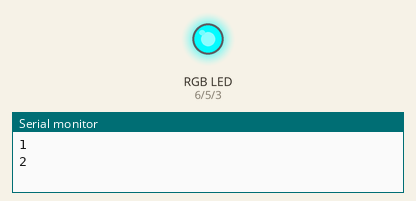
Bench run of a sketch on a simulated Arduino Uno, built with avr-gcc and run on an emulated ATmega328P. On the bench: an RGB LED mixed from three pins (HIGH = lit), the last lines printed to the serial monitor.

Above: at 0.05 s.
At 1.75 s:
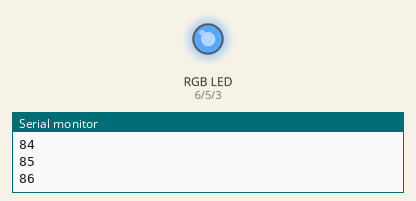
At 3.55 s:
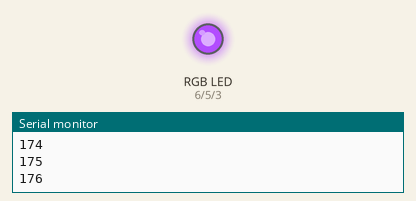
At 7.15 s:
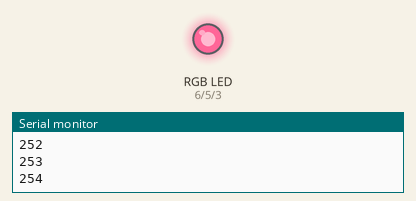
At 10.75 s:
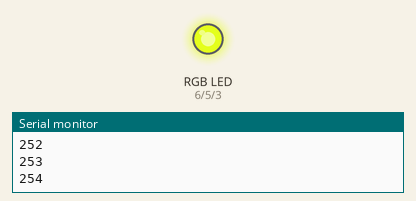
At 14.35 s:
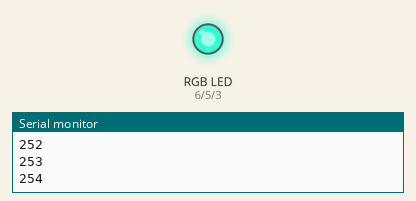
Timing chart, 0 to 19.9 s (numbered marks = the images above):
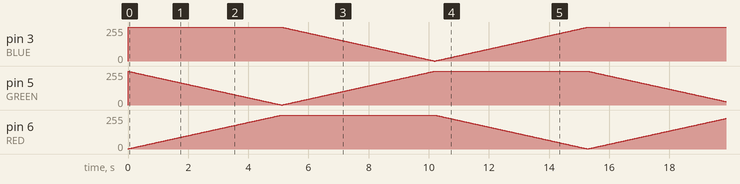

The sketch:

AlternateRobotLed.ino
```cpp
#define GREEN 5
#define BLUE 3
#define RED 6
#define delayTime 20

void setup() {
  Serial.begin(9600);
  pinMode(GREEN, OUTPUT);
  pinMode(BLUE, OUTPUT);
  pinMode(RED, OUTPUT);
  digitalWrite(GREEN, HIGH);
  digitalWrite(BLUE, HIGH);
  digitalWrite(RED, HIGH);
}

int redVal;
int blueVal;
int greenVal;
void loop() {
    redVal = 254;
    blueVal = 1;
    greenVal = 1;


    for(int i = 1; i <= 254; i += 1) {
       greenVal += 1;
      redVal -= 1;
      analogWrite(GREEN, 255 - greenVal);
      analogWrite(RED, 255 - redVal);
      delay(delayTime);
      Serial.println(i);
      }


    for(int i = 1; i <= 254; i += 1) {
      blueVal += 1;
      greenVal -= 1;
      analogWrite(BLUE, 255 - blueVal);
      analogWrite(GREEN, 255 - greenVal);
      delay(delayTime);
    }


    for(int i = 1; i <= 254; i += 1) {
      redVal += 1;
      blueVal -= 1;

      analogWrite(RED, 255 - redVal);
      analogWrite(BLUE, 255 - blueVal);
      delay(delayTime);
    }


  }
```
